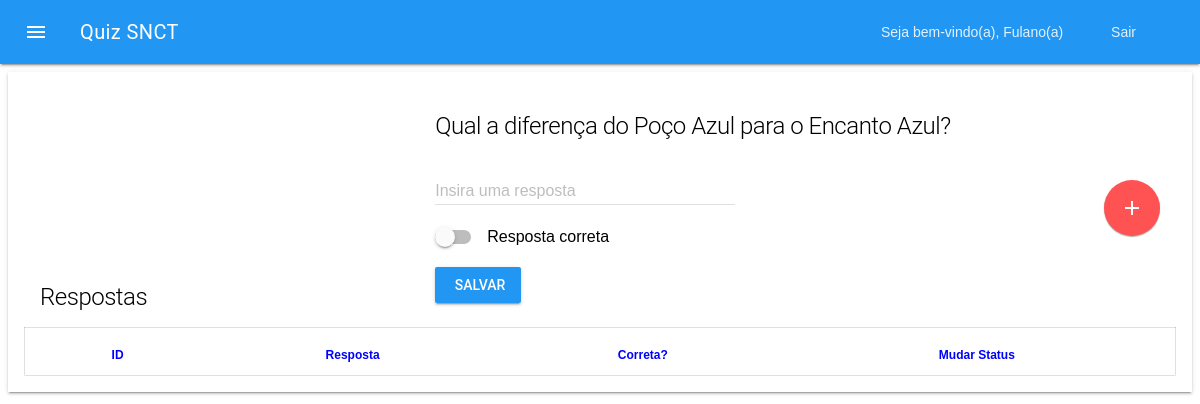
The page /admin/respostas.php?id_pergunta=5 (signed in) on the database as committed earlier.
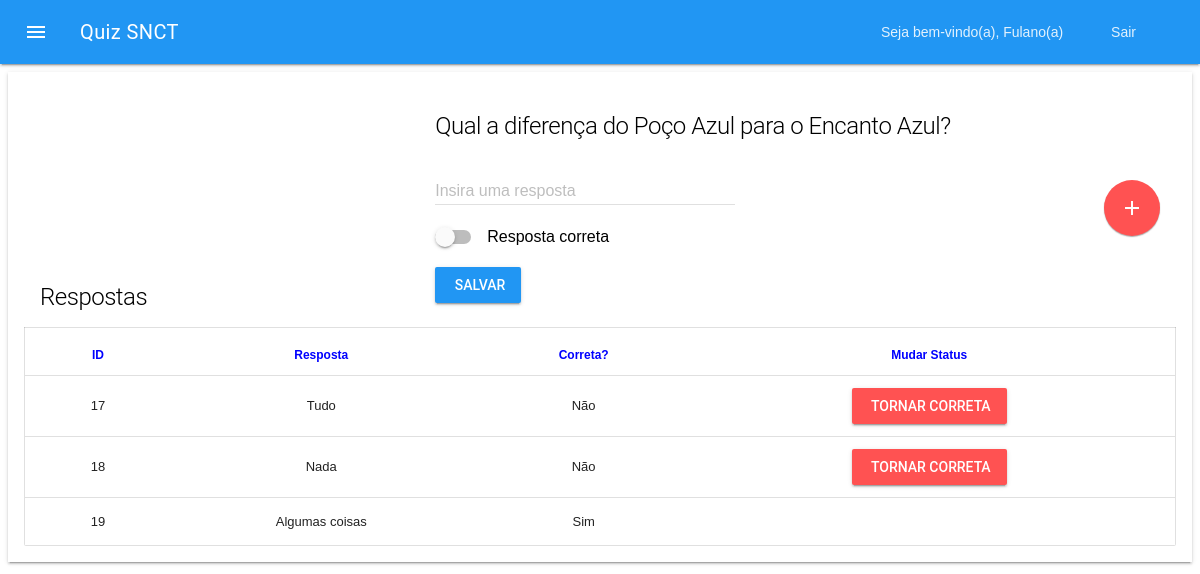
The same page on the database as committed later.
### tables this page shows
CREATE TABLE `respostas` (
  `id_resposta` int(11) NOT NULL auto_increment,
  `id_pergunta` int(11) default NULL,
  `resposta` varchar(200) default NULL,
  `correta` int(1) default NULL,
  PRIMARY KEY  (`id_resposta`),
  KEY `id_pergunta` (`id_pergunta`)
);

### admin/lib/DB.class.php (called while the page is built, shortened)
<?php
Class DB {
	var $con = null;
	public function __construct() {
		$this->con = mysqli_connect(DB_HOST, DB_USER, DB_PASS);
		mysqli_select_db($this->con, DB_NAME);
	}
	public function select($sql) {
		$query = mysqli_query($this->con, $sql);
		$resultado = array();
		while($linha = mysqli_fetch_assoc($query)) {
			$resultado[] = $linha;
		}
		return $resultado;
	}
	public function get($table, $id, $value) {
		$item = $this->select("select * from $table where $id = $value");
		return $item[0];
	}
}
?>

### admin/classes/Quiz.class.php (called while the page is built, shortened)
<?php
require_once "lib/DB.class.php";
class Quiz {
	var $db = null;
	public function __construct() {
		$this->db = new DB();
	}
	public function listaRespostas($id) {
		return $this->db->select("select * from respostas where id_pergunta = $id");
	}
}
?>

### admin/respostas.php (the view, shortened to what this page needs)
<?php
require_once "classes/Quiz.class.php";
$quiz = new Quiz();
$quiz->checkSession();
$id_pergunta = $_GET["id_pergunta"];
$pergunta = $quiz->db->get("perguntas", "id_pergunta", $id_pergunta);
$respostas = $quiz->listaRespostas($id_pergunta);
?>
<!DOCTYPE html>
<html>
<head>
	<?php include "includes/head.php"; ?>
</head>
<body>
	<div class="mdl-layout mdl-js-layout">
		<?php include "includes/header.php"; ?>
		 <main class="mdl-layout__content">
	    	<section class="mdl-grid mdl-cell mdl-cell--12-col mdl-shadow--2dp">
                   <div class="mdl-card mdl-cell mdl-cell--12-col">
                    <div class="mdl-card__title">
                        <h1 class="mdl-card__title-text">Respostas</h1>
                         <form class="mdl-cell mdl-cell--3-offset mdl-cell--6-col" action="respostas.php" method="post">
                            <h1 class="mdl-card__title-text"><?=$pergunta["pergunta"]?></h1>
                            <br />
                            <div class="mdl-textfield mdl-js-textfield mdl-textfield--floating-label">
                                <input class="mdl-textfield__input" name="resposta" type="text" id="resposta" />
                                <label class="mdl-textfield__label" for="pergunta">Insira uma resposta</label>
                            </div>
                            <br />
                            <label class="mdl-switch mdl-js-switch mdl-js-ripple-effect" for="switch-1">
                              <span class="mdl-switch__label">Resposta correta</span>
                            </label>
                            <br />
                            <br />
                            <button class="mdl-button mdl-button--raised mdl-button--primary mdl-js-button mdl-js-ripple-effect">
                                Salvar
                            </button>
                         </form>
                        <button class="mdl-button mdl-js-button mdl-button--fab mdl-button--colored">
                            <i class="material-icons">add</i>
                        </button>
                    </div>
                    <div>
                        <table class="mdl-data-table mdl-js-data-table">
                            <thead>
                            <tr>
                                <th>ID</th>
                                <th>Resposta</th>
                                <th>Correta?</th>
                                <th>Mudar Status</th>
                            </tr>
                            </thead>
                            <tbody>
                                <?php foreach($respostas as $key=>$item) { ?>
                                <tr>
                                    <td class="mdl-data-table__cell--center"><?=$item["id_resposta"]?></td>
                                    <td class="mdl-data-table__cell--center"><?=$item["resposta"]?></td>
                                    <td class="mdl-data-table__cell--center"><?=$item["correta"] == 1 ? "Sim":"Não"?></td>
                                    <td class="mdl-data-table__cell--center">
                                        <?php if ($item["correta"] == 0) { ?>
                                         <a href="respostas.php?id_resposta=<?=$item["id_resposta"]?>&id_pergunta=<?=$pergunta["id_pergunta"]?>" class="mdl-button mdl-button--raised mdl-button--accent mdl-js-button mdl-js-ripple-effect">
                                            Tornar Correta
                                        </a>
                                        <?php } ?>
                                    </td>
                                </tr>
                                 <?php } ?>
                            </tbody>
                        </table>
                    </div>
                </div>
  	    	</section>
  		</main>
	</div>
</body>
</html>

Rows that differ between the two databases and show on the page:
added respostas: id_resposta "17", resposta "Tudo", correta "Não"
added respostas: id_resposta "18", resposta "Nada", correta "Não"
added respostas: id_resposta "19", resposta "Algumas coisas", correta "Sim"
